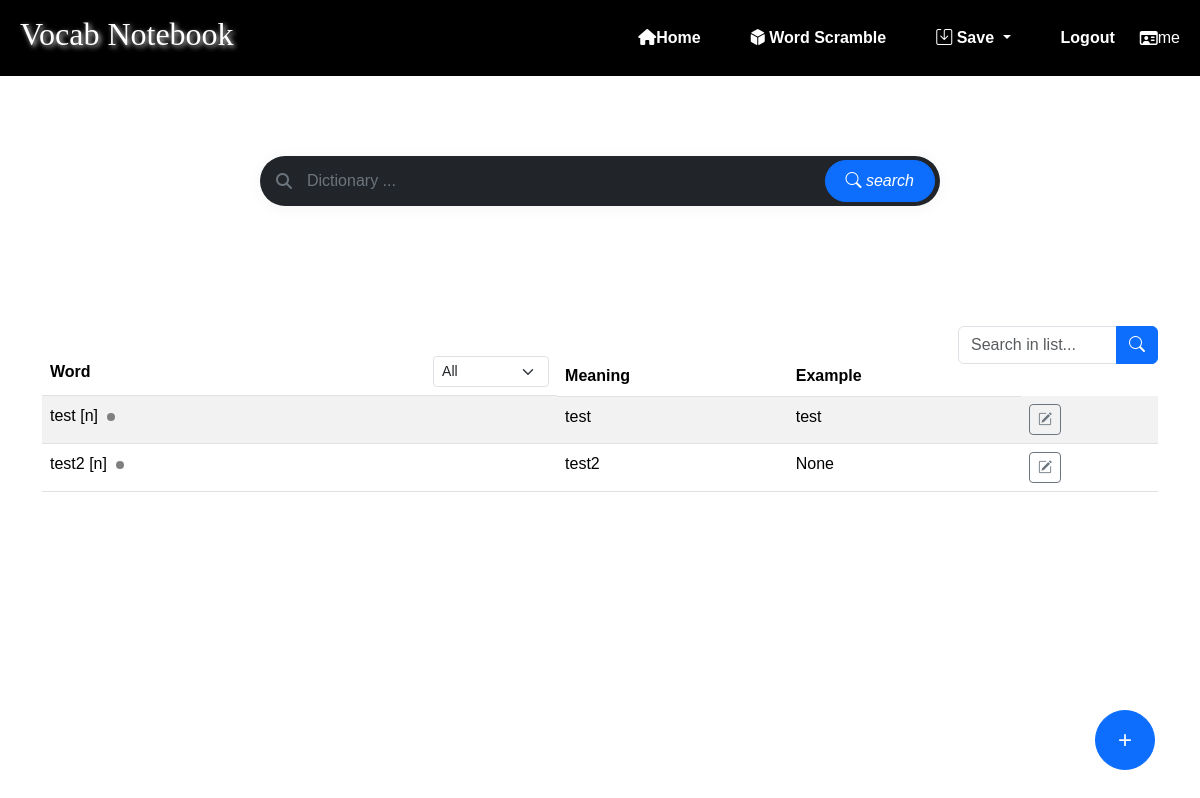
/Test_app/ (signed in), run on the app's committed database.
### Test_app/models.py (models this page shows, shortened)
class Vocab(models.Model):
    word = models.CharField(max_length=20)
    CATEGORY = (
        ('n', 'Noun'),
        ('v', 'Verb'),
        ('adj', 'Adjective'),
        ('adv', 'Adverb'),
        ('prep', 'Preposition'),
        ('conj', 'Conjunction'),
        ('pron', 'Pronoun'),
        ('int', 'Interjection')
    )
    category = models.CharField(
        max_length=4,
        choices=CATEGORY,
        null=True,
        blank=True,
        help_text='Word Class',
    )
    STATUS = (
        ('m', 'memorized'),
        ('l', 'learning'),
        ('f', 'forgot')
    )
    status = models.CharField(
        max_length=1,
        choices=STATUS,
        default='l',
        help_text='Study Status',
    )
    meaning = models.CharField('Meaning', null=True, blank=True, max_length=200)
    example = models.CharField('Example', null=True, blank=True, max_length=200)
    created_at = models.DateField(auto_now_add=True, help_text='The date the vocab was created.', null=True, blank=True)
    user = models.ForeignKey(User, on_delete=models.CASCADE, related_name='vocab_list')
    def get_absolute_url(self):
        return reverse('vocab-detail', args=[str(self.id)])

### Test_app/views.py (the view)
# urls.py: path('', views.index, name='index'),
def index(request):
    if 'reset' in request.GET:
        request.session['rounds_played'] = -1  # Reset the rounds played
    search_query = request.GET.get('search', '')  # Get the search term from the query parameters
    status_filter = request.GET.get('status', '')  # Get the status filter from the query parameters
    if request.user.is_authenticated:
        vocab_list = Vocab.objects.filter(user=request.user)  # Show only vocab entries for the logged-in user
    else:
        vocab_list = Vocab.objects.none()  # Return an empty queryset for unauthenticated users
    if search_query:
        vocab_list = vocab_list.filter(word__icontains=search_query)
    if status_filter:
        vocab_list = vocab_list.filter(status=status_filter)
    num_vocabs = vocab_list.count()
    num_memorized = vocab_list.filter(status__exact='m').count()
    num_learning = vocab_list.filter(status__exact='l').count()
    num_forgot = vocab_list.filter(status__exact='f').count()
    context = {
        'vocab_list': vocab_list,
        'search_query': search_query,
        'status_filter': status_filter,
        'num_vocabs': num_vocabs,
        'num_memorized': num_memorized,
        'num_learning': num_learning,
        'num_forgot': num_forgot,
    }
    return render(request, 'index.html', context=context)

### Test_app/templates/index.html (shortened to what this page needs)
{% extends "base.html" %}
{% block dictionary %}
<form method="get" action="{% url 'dictionary' %}" class="d-flex">
  <div class="search-wrapper">
    <div class="search-box dark">
        <i class="fas fa-search search-icon"></i>
        <input type="text" name="search_dictionary" class="form-control search-input" placeholder="Dictionary ..."value="{{ dictionary_query }}">
        <button class="btn btn-primary search-button">
          <i class="bi bi-search"> search</i>
            </button>
    </div>
  </div>
</form>
{% endblock%}
{% block searchbar %}
<form method="get" action="" class="d-flex align-items-center mb-4">
  <div class="input-group ms-auto" style="max-width: 200px; bottom: -40px;">
    <input type="text" name="search" class="form-control" placeholder="Search in list..." value="{{ search_query }}">
    <button type="submit" class="btn btn-primary">
  <i class="bi bi-search"></i>
    </button>
  </div>
</form>
{% endblock %}
{% block content %}
  <table class="table table-striped">
    <thead>
      <tr>
        <th scope="col" class="d-flex justify-content-between align-items-center">
          <span>Word</span>
          <form method="get" action="" class="d-inline">
            <select name="status" class="form-select form-select-sm d-inline w-auto ms-2" style="width: auto;" onchange="this.form.submit()">
              <option value="">All</option>
            </select>
          </form>
        </th>
        <th scope="col">Meaning</th>
        <th scope="col">Example</th>
      </tr>
    </thead>
    <tbody>
      {% if user.is_authenticated %}
        {% for vocab in vocab_list %}
          <tr>
            <td style="white-space: nowrap;">
              {% if search_query and search_query|lower in vocab.word|lower %}
                <mark id="highlighted-word">{{ vocab.word }}</mark>
              {% else %}
                <span style="cursor: pointer;"
                  onmouseover="this.style.textDecoration='underline';"
                  onmouseout="this.style.textDecoration='none';"
                  onclick="window.location.href='{{ vocab.get_absolute_url }}';">
                {{ vocab.word }}
                </span>
              {% endif %}
              [{{ vocab.category }}]
              <span class="rounded-circle d-inline-block"
                  style="width: 8px; height: 8px; margin-left: 5px;
                     background-color:
                     {% if vocab.status == 'l' %}gray
                     {% elif vocab.status == 'm' %}green
                     {% elif vocab.status == 'f' %}red
                     {% else %}transparent{% endif %};">
              </span>
            </td>
            <td>{{ vocab.meaning }}</td>
            <td>{{ vocab.example }}</td>
            <td>
              <a href="{% url 'edit_vocab' vocab.id %}" class="btn btn-sm btn-outline-secondary">
                <i class="bi bi-pencil-square"></i>
              </a>
            </td>
          </tr>
        {% endfor %}
      {% else %}
        <h4 class="text-center">Please log in to view your vocabulary list.</h4>
      {% endif %}
    </tbody>
  </table>
{% endblock %}

### Test_app/templates/base.html (shortened to what this page needs)
<!doctype html>
<html lang="en">
    <head>
        <link href="https://cdnjs.cloudflare.com/ajax/libs/font-awesome/6.4.0/css/all.min.css" rel="stylesheet">
        <link href="https://cdn.jsdelivr.net/npm/bootstrap-icons/font/bootstrap-icons.css" rel="stylesheet">
        <link href="https://cdn.jsdelivr.net/npm/bootstrap@5.3.3/dist/css/bootstrap.min.css"
          rel="stylesheet"
>
        {% load static %}
        <link rel="stylesheet" href="{% static 'css/styles.css' %}" />
    </head>
    <body>
        <nav class="navbar">
            <div class="data-container">
                <h2><a href="{% url 'index' %}" class="Logo">Vocab Notebook</a></h2>
                <div id="menu-time" class="menu-data animate__animated ">
                    <a href="{% url 'index' %}" class="nav-a"><i class="fa fa-home" aria-hidden="true"></i>Home</a>
                    <a href="{% url 'word_scramble' %}" class="nav-a">
                        <i class="fas fa-dice-d6"></i> Word Scramble
                    </a>
                    <div class="dropdown">
                        <a href="#" class="nav-a dropdown-toggle">
                            <i class="bi bi-save"></i> Save
                        </a>
                    </div>
                    {% if user.is_authenticated %}
                    <a href="{% url 'logout' %}?next={{ request.path }}" class="nav-a">Logout</a>
                    <i class='far fa-id-card'></i>{{ user.get_username }}
                    {% else %}
                    <a href="{% url 'login' %}?next={{ request.path }}" class="nav-a">Login/Sign-up</a>
                    {% endif %}
                </div>
            </div>
        </nav>
        <div class="container">
            {% block dictionary %} {% endblock%}
            {% block searchbar %} {% endblock %}
            {% block content %} {% endblock %}
            <a href="{% url 'add_vocab' %}" class="btn btn-primary btn-lg rounded-circle position-fixed"
            style="bottom: 30px; right: 45px; width: 60px; height: 60px; display: flex; align-items: center; justify-content: center; font-size: 24px;">
            +
            </a>
        </div>
    </body>
</html>

### Test_app/static/css/styles.css (style rules this page uses)
.search-wrapper { width: 680px; margin: 80px auto; }
.search-box { position: relative; box-shadow: 0 2px 15px rgba(0,0,0,0.05); border-radius: 50px; transition: all 0.3s ease; }
.search-input { border-radius: 50px; padding-left: 45px; padding-right: 20px; border: 2px solid transparent; transition: all 0.3s ease; height: 50px; }
.search-icon { position: absolute; left: 16px; top: 50%; transform: translateY(-50%); color: #6c757d; z-index: 10; }
.search-button { position: absolute; right: 5px; top: 50%; transform: translateY(-50%); border-radius: 50px; padding: 8px 20px; transition: all 0.3s ease; }
.search-box.dark { background-color: #212529; }
.search-box.dark .search-input { background-color: #212529; color: #fff; }
.search-box.dark .search-input::placeholder { color: #6c757d; }
.search-box.dark .search-icon { color: #6c757d; }
* { padding: 0; margin: 0; box-sizing: border-box; font-family: Arial, Helvetica, sans-serif; }
.navbar { display: flex; background-color: black; padding: 15px 20px; color: white; width: 100%; align-items: center; justify-content: center; }
.data-container { width: 100%; max-width: 1200px; display: flex; justify-content: center; align-items: center; }
.Logo { font-family: Georgia, serif; text-shadow: 2px 2px 5px gainsboro; text-decoration: none; color: white; }
.nav-a { text-decoration: none; color: white; padding: 10px 15px; border-radius: 25px; transition: background-color 0.3s ease-in; margin: 0 10px; font-weight: bold; }
.menu-data { margin-left: auto; display: flex; align-items: center; }
.dropdown { position: relative; display: inline-block; }

### data on the page
Vocab: word "test", category "n", meaning "test", example "test"
Vocab: word "test2", category "n", meaning "test2", example "None"

### other printed values
{{ user.get_username }} "me"
